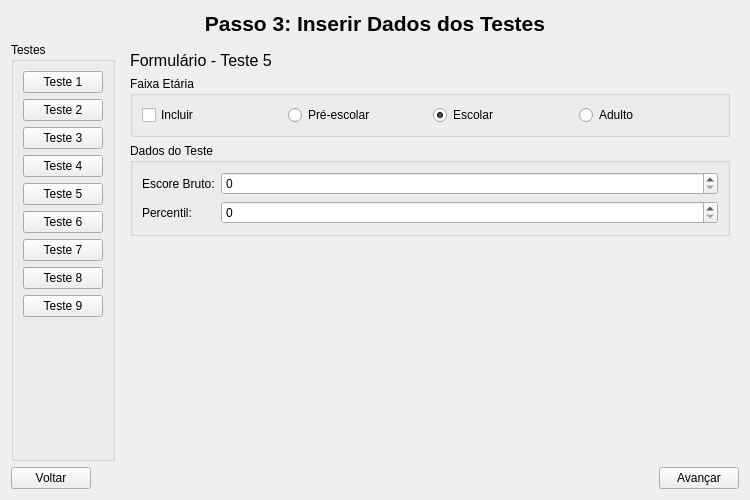
<?xml version="1.0" encoding="UTF-8"?>
<ui version="4.0">
 <class>TelaTestes</class>
 <widget class="QWidget" name="TelaTestes">
  <property name="geometry">
   <rect>
    <x>0</x>
    <y>0</y>
    <width>750</width>
    <height>500</height>
   </rect>
  </property>
  <property name="windowTitle">
   <string>Form</string>
  </property>
  <layout class="QVBoxLayout" name="verticalLayout_2">
   <item>
    <widget class="QLabel" name="label_titulo">
     <property name="font">
      <font>
       <pointsize>16</pointsize>
       <bold>true</bold>
      </font>
     </property>
     <property name="text">
      <string>Passo 3: Inserir Dados dos Testes</string>
     </property>
     <property name="alignment">
      <set>Qt::AlignmentFlag::AlignCenter</set>
     </property>
    </widget>
   </item>
   <item>
    <layout class="QHBoxLayout" name="horizontalLayout_2">
     <item>
      <widget class="QGroupBox" name="groupBox_botoes">
       <property name="title">
        <string>Testes</string>
       </property>
       <layout class="QVBoxLayout" name="verticalLayout">
        <item>
         <widget class="QPushButton" name="btn_teste1">
          <property name="text">
           <string>Teste 1</string>
          </property>
         </widget>
        </item>
        <item>
         <widget class="QPushButton" name="btn_teste2">
          <property name="text">
           <string>Teste 2</string>
          </property>
         </widget>
        </item>
        <item>
         <widget class="QPushButton" name="btn_teste3">
          <property name="text">
           <string>Teste 3</string>
          </property>
         </widget>
        </item>
        <item>
         <widget class="QPushButton" name="btn_teste4">
          <property name="text">
           <string>Teste 4</string>
          </property>
         </widget>
        </item>
        <item>
         <widget class="QPushButton" name="btn_teste5">
          <property name="text">
           <string>Teste 5</string>
          </property>
         </widget>
        </item>
        <item>
         <widget class="QPushButton" name="btn_teste6">
          <property name="text">
           <string>Teste 6</string>
          </property>
         </widget>
        </item>
        <item>
         <widget class="QPushButton" name="btn_teste7">
          <property name="text">
           <string>Teste 7</string>
          </property>
         </widget>
        </item>
        <item>
         <widget class="QPushButton" name="btn_teste8">
          <property name="text">
           <string>Teste 8</string>
          </property>
         </widget>
        </item>
        <item>
         <widget class="QPushButton" name="btn_teste9">
          <property name="text">
           <string>Teste 9</string>
          </property>
         </widget>
        </item>
        <item>
         <spacer name="verticalSpacer">
          <property name="orientation">
           <enum>Qt::Orientation::Vertical</enum>
          </property>
          <property name="sizeHint" stdset="0">
           <size>
            <width>20</width>
            <height>40</height>
           </size>
          </property>
         </spacer>
        </item>
       </layout>
      </widget>
     </item>
     <item>
      <widget class="QStackedWidget" name="stackedWidget_formularios">
       <property name="currentIndex">
        <number>5</number>
       </property>
       <widget class="QWidget" name="page_inicial">
        <layout class="QVBoxLayout" name="verticalLayout_4">
         <item>
          <spacer name="verticalSpacer_2">
           <property name="orientation">
            <enum>Qt::Orientation::Vertical</enum>
           </property>
           <property name="sizeHint" stdset="0">
            <size>
             <width>20</width>
             <height>128</height>
            </size>
           </property>
          </spacer>
         </item>
         <item>
          <widget class="QLabel" name="label">
           <property name="text">
            <string>Selecione um teste à esquerda para preencher os dados.</string>
           </property>
           <property name="alignment">
            <set>Qt::AlignmentFlag::AlignCenter</set>
           </property>
          </widget>
         </item>
         <item>
          <spacer name="verticalSpacer_3">
           <property name="orientation">
            <enum>Qt::Orientation::Vertical</enum>
           </property>
           <property name="sizeHint" stdset="0">
            <size>
             <width>20</width>
             <height>127</height>
            </size>
           </property>
          </spacer>
         </item>
        </layout>
       </widget>
       <widget class="QWidget" name="page_form_teste1">
        <layout class="QVBoxLayout" name="verticalLayout_3">
         <item>
          <widget class="QLabel" name="label_titulo_teste1">
           <property name="font">
            <font>
             <pointsize>12</pointsize>
            </font>
           </property>
           <property name="text">
            <string>Formulário - Teste 1</string>
           </property>
          </widget>
         </item>
         <item>
          <widget class="QGroupBox" name="groupBox_faixa_etaria">
           <property name="title">
            <string>Faixa Etária</string>
           </property>
           <layout class="QHBoxLayout" name="horizontalLayout_3">
            <item>
             <widget class="QCheckBox" name="checkBox_incluir">
              <property name="text">
               <string>Incluir</string>
              </property>
             </widget>
            </item>
            <item>
             <widget class="QRadioButton" name="radioButton_pre_escolar">
              <property name="text">
               <string>Pré-escolar</string>
              </property>
             </widget>
            </item>
            <item>
             <widget class="QRadioButton" name="radioButton_escolar">
              <property name="text">
               <string>Escolar</string>
              </property>
              <property name="checked">
               <bool>true</bool>
              </property>
             </widget>
            </item>
            <item>
             <widget class="QRadioButton" name="radioButton_adulto">
              <property name="text">
               <string>Adulto</string>
              </property>
             </widget>
            </item>
           </layout>
          </widget>
         </item>
         <item>
          <widget class="QGroupBox" name="groupBox_dados_teste">
           <property name="title">
            <string>Dados do Teste</string>
           </property>
           <layout class="QFormLayout" name="formLayout">
            <item row="0" column="0">
             <widget class="QLabel" name="label_2">
              <property name="text">
               <string>Escore Bruto:</string>
              </property>
             </widget>
            </item>
            <item row="0" column="1">
             <widget class="QSpinBox" name="spinBox"/>
            </item>
            <item row="1" column="0">
             <widget class="QLabel" name="label_3">
              <property name="text">
               <string>Percentil:</string>
              </property>
             </widget>
            </item>
            <item row="1" column="1">
             <widget class="QSpinBox" name="spinBox_2"/>
            </item>
           </layout>
          </widget>
         </item>
         <item>
          <spacer name="verticalSpacer_4">
           <property name="orientation">
            <enum>Qt::Orientation::Vertical</enum>
           </property>
           <property name="sizeHint" stdset="0">
            <size>
             <width>20</width>
             <height>40</height>
            </size>
           </property>
          </spacer>
         </item>
        </layout>
       </widget>
       <widget class="QWidget" name="page_form_teste2">
        <layout class="QVBoxLayout" name="verticalLayout_3_2">
         <item>
          <widget class="QLabel" name="label_titulo_teste2">
           <property name="font">
            <font>
             <pointsize>12</pointsize>
            </font>
           </property>
           <property name="text">
            <string>Formulário - Teste 2</string>
           </property>
          </widget>
         </item>
         <item>
          <widget class="QGroupBox" name="groupBox_faixa_etaria_2">
           <property name="title">
            <string>Faixa Etária</string>
           </property>
           <layout class="QHBoxLayout" name="horizontalLayout_3_2">
            <item>
             <widget class="QCheckBox" name="checkBox_incluir_2">
              <property name="text">
               <string>Incluir</string>
              </property>
             </widget>
            </item>
            <item>
             <widget class="QRadioButton" name="radioButton_pre_escolar_2">
              <property name="text">
               <string>Pré-escolar</string>
              </property>
             </widget>
            </item>
            <item>
             <widget class="QRadioButton" name="radioButton_escolar_2">
              <property name="text">
               <string>Escolar</string>
              </property>
              <property name="checked">
               <bool>true</bool>
              </property>
             </widget>
            </item>
            <item>
             <widget class="QRadioButton" name="radioButton_adulto_2">
              <property name="text">
               <string>Adulto</string>
              </property>
             </widget>
            </item>
           </layout>
          </widget>
         </item>
         <item>
          <widget class="QGroupBox" name="groupBox_dados_teste_2">
           <property name="title">
            <string>Dados do Teste</string>
           </property>
           <layout class="QFormLayout" name="formLayout_2">
            <item row="0" column="0">
             <widget class="QLabel" name="label_2_2">
              <property name="text">
               <string>Escore Bruto:</string>
              </property>
             </widget>
            </item>
            <item row="0" column="1">
             <widget class="QSpinBox" name="spinBox_3"/>
            </item>
            <item row="1" column="0">
             <widget class="QLabel" name="label_3_2">
              <property name="text">
               <string>Percentil:</string>
              </property>
             </widget>
            </item>
            <item row="1" column="1">
             <widget class="QSpinBox" name="spinBox_2_2"/>
            </item>
           </layout>
          </widget>
         </item>
         <item>
          <spacer name="verticalSpacer_4_2">
           <property name="orientation">
            <enum>Qt::Orientation::Vertical</enum>
           </property>
           <property name="sizeHint" stdset="0">
            <size>
             <width>20</width>
             <height>40</height>
            </size>
           </property>
          </spacer>
         </item>
        </layout>
       </widget>
       <widget class="QWidget" name="page_form_teste3">
        <layout class="QVBoxLayout" name="verticalLayout_3_3">
         <item>
          <widget class="QLabel" name="label_titulo_teste3">
           <property name="font">
            <font>
             <pointsize>12</pointsize>
            </font>
           </property>
           <property name="text">
            <string>Formulário - Teste 3</string>
           </property>
          </widget>
         </item>
         <item>
          <widget class="QGroupBox" name="groupBox_faixa_etaria_3">
           <property name="title">
            <string>Faixa Etária</string>
           </property>
           <layout class="QHBoxLayout" name="horizontalLayout_3_3">
            <item>
             <widget class="QCheckBox" name="checkBox_incluir_3">
              <property name="text">
               <string>Incluir</string>
              </property>
             </widget>
            </item>
            <item>
             <widget class="QRadioButton" name="radioButton_pre_escolar_3">
              <property name="text">
               <string>Pré-escolar</string>
              </property>
             </widget>
            </item>
            <item>
             <widget class="QRadioButton" name="radioButton_escolar_3">
              <property name="text">
               <string>Escolar</string>
              </property>
              <property name="checked">
               <bool>true</bool>
              </property>
             </widget>
            </item>
            <item>
             <widget class="QRadioButton" name="radioButton_adulto_3">
              <property name="text">
               <string>Adulto</string>
              </property>
             </widget>
            </item>
           </layout>
          </widget>
         </item>
         <item>
          <widget class="QGroupBox" name="groupBox_dados_teste_3">
           <property name="title">
            <string>Dados do Teste</string>
           </property>
           <layout class="QFormLayout" name="formLayout_3">
            <item row="0" column="0">
             <widget class="QLabel" name="label_2_3">
              <property name="text">
               <string>Escore Bruto:</string>
              </property>
             </widget>
            </item>
            <item row="0" column="1">
             <widget class="QSpinBox" name="spinBox_4"/>
            </item>
            <item row="1" column="0">
             <widget class="QLabel" name="label_3_3">
              <property name="text">
               <string>Percentil:</string>
              </property>
             </widget>
            </item>
            <item row="1" column="1">
             <widget class="QSpinBox" name="spinBox_2_3"/>
            </item>
           </layout>
          </widget>
         </item>
         <item>
          <spacer name="verticalSpacer_4_3">
           <property name="orientation">
            <enum>Qt::Orientation::Vertical</enum>
           </property>
           <property name="sizeHint" stdset="0">
            <size>
             <width>20</width>
             <height>40</height>
            </size>
           </property>
          </spacer>
         </item>
        </layout>
       </widget>
       <widget class="QWidget" name="page_form_teste4">
        <layout class="QVBoxLayout" name="verticalLayout_3_4">
         <item>
          <widget class="QLabel" name="label_titulo_teste4">
           <property name="font">
            <font>
             <pointsize>12</pointsize>
            </font>
           </property>
           <property name="text">
            <string>Formulário - Teste 4</string>
           </property>
          </widget>
         </item>
         <item>
          <widget class="QGroupBox" name="groupBox_faixa_etaria_4">
           <property name="title">
            <string>Faixa Etária</string>
           </property>
           <layout class="QHBoxLayout" name="horizontalLayout_3_4">
            <item>
             <widget class="QCheckBox" name="checkBox_incluir_4">
              <property name="text">
               <string>Incluir</string>
              </property>
             </widget>
            </item>
            <item>
             <widget class="QRadioButton" name="radioButton_pre_escolar_4">
              <property name="text">
               <string>Pré-escolar</string>
              </property>
             </widget>
            </item>
            <item>
             <widget class="QRadioButton" name="radioButton_escolar_4">
              <property name="text">
               <string>Escolar</string>
              </property>
              <property name="checked">
               <bool>true</bool>
              </property>
             </widget>
            </item>
            <item>
             <widget class="QRadioButton" name="radioButton_adulto_4">
              <property name="text">
               <string>Adulto</string>
              </property>
             </widget>
            </item>
           </layout>
          </widget>
         </item>
         <item>
          <widget class="QGroupBox" name="groupBox_dados_teste_4">
           <property name="title">
            <string>Dados do Teste</string>
           </property>
           <layout class="QFormLayout" name="formLayout_4">
            <item row="0" column="0">
             <widget class="QLabel" name="label_2_4">
              <property name="text">
               <string>Escore Bruto:</string>
              </property>
             </widget>
            </item>
            <item row="0" column="1">
             <widget class="QSpinBox" name="spinBox_5"/>
            </item>
            <item row="1" column="0">
             <widget class="QLabel" name="label_3_4">
              <property name="text">
               <string>Percentil:</string>
              </property>
             </widget>
            </item>
            <item row="1" column="1">
             <widget class="QSpinBox" name="spinBox_2_4"/>
            </item>
           </layout>
          </widget>
         </item>
         <item>
          <spacer name="verticalSpacer_4_4">
           <property name="orientation">
            <enum>Qt::Orientation::Vertical</enum>
           </property>
           <property name="sizeHint" stdset="0">
            <size>
             <width>20</width>
             <height>40</height>
            </size>
           </property>
          </spacer>
         </item>
        </layout>
       </widget>
       <widget class="QWidget" name="page_form_teste5">
        <layout class="QVBoxLayout" name="verticalLayout_3_5">
         <item>
          <widget class="QLabel" name="label_titulo_teste5">
           <property name="font">
            <font>
             <pointsize>12</pointsize>
            </font>
           </property>
           <property name="text">
            <string>Formulário - Teste 5</string>
           </property>
          </widget>
         </item>
         <item>
          <widget class="QGroupBox" name="groupBox_faixa_etaria_5">
           <property name="title">
            <string>Faixa Etária</string>
           </property>
           <layout class="QHBoxLayout" name="horizontalLayout_3_5">
            <item>
             <widget class="QCheckBox" name="checkBox_incluir_5">
              <property name="text">
               <string>Incluir</string>
              </property>
             </widget>
            </item>
            <item>
             <widget class="QRadioButton" name="radioButton_pre_escolar_5">
              <property name="text">
               <string>Pré-escolar</string>
              </property>
             </widget>
            </item>
            <item>
             <widget class="QRadioButton" name="radioButton_escolar_5">
              <property name="text">
               <string>Escolar</string>
              </property>
              <property name="checked">
               <bool>true</bool>
              </property>
             </widget>
            </item>
            <item>
             <widget class="QRadioButton" name="radioButton_adulto_5">
              <property name="text">
               <string>Adulto</string>
              </property>
             </widget>
            </item>
           </layout>
          </widget>
         </item>
         <item>
          <widget class="QGroupBox" name="groupBox_dados_teste_5">
           <property name="title">
            <string>Dados do Teste</string>
           </property>
           <layout class="QFormLayout" name="formLayout_5">
            <item row="0" column="0">
             <widget class="QLabel" name="label_2_5">
              <property name="text">
               <string>Escore Bruto:</string>
              </property>
             </widget>
            </item>
            <item row="0" column="1">
             <widget class="QSpinBox" name="spinBox_6"/>
            </item>
            <item row="1" column="0">
             <widget class="QLabel" name="label_3_5">
              <property name="text">
               <string>Percentil:</string>
              </property>
             </widget>
            </item>
            <item row="1" column="1">
             <widget class="QSpinBox" name="spinBox_2_5"/>
            </item>
           </layout>
          </widget>
         </item>
         <item>
          <spacer name="verticalSpacer_4_5">
           <property name="orientation">
            <enum>Qt::Orientation::Vertical</enum>
           </property>
           <property name="sizeHint" stdset="0">
            <size>
             <width>20</width>
             <height>40</height>
            </size>
           </property>
          </spacer>
         </item>
        </layout>
       </widget>
       <widget class="QWidget" name="page_form_teste6">
        <layout class="QVBoxLayout" name="verticalLayout_3_6">
         <item>
          <widget class="QLabel" name="label_titulo_teste6">
           <property name="font">
            <font>
             <pointsize>12</pointsize>
            </font>
           </property>
           <property name="text">
            <string>Formulário - Teste 6</string>
           </property>
          </widget>
         </item>
         <item>
          <widget class="QGroupBox" name="groupBox_faixa_etaria_6">
           <property name="title">
            <string>Faixa Etária</string>
           </property>
           <layout class="QHBoxLayout" name="horizontalLayout_3_6">
            <item>
             <widget class="QCheckBox" name="checkBox_incluir_6">
              <property name="text">
               <string>Incluir</string>
              </property>
             </widget>
            </item>
            <item>
             <widget class="QRadioButton" name="radioButton_pre_escolar_6">
              <property name="text">
               <string>Pré-escolar</string>
              </property>
             </widget>
            </item>
            <item>
             <widget class="QRadioButton" name="radioButton_escolar_6">
              <property name="text">
               <string>Escolar</string>
              </property>
              <property name="checked">
               <bool>true</bool>
              </property>
             </widget>
            </item>
            <item>
             <widget class="QRadioButton" name="radioButton_adulto_6">
              <property name="text">
               <string>Adulto</string>
              </property>
             </widget>
            </item>
           </layout>
          </widget>
         </item>
         <item>
          <widget class="QGroupBox" name="groupBox_dados_teste_6">
           <property name="title">
            <string>Dados do Teste</string>
           </property>
           <layout class="QFormLayout" name="formLayout_6">
            <item row="0" column="0">
             <widget class="QLabel" name="label_2_6">
              <property name="text">
               <string>Escore Bruto:</string>
              </property>
             </widget>
            </item>
            <item row="0" column="1">
             <widget class="QSpinBox" name="spinBox_7"/>
            </item>
            <item row="1" column="0">
             <widget class="QLabel" name="label_3_6">
              <property name="text">
               <string>Percentil:</string>
              </property>
             </widget>
            </item>
            <item row="1" column="1">
             <widget class="QSpinBox" name="spinBox_2_6"/>
            </item>
           </layout>
          </widget>
         </item>
         <item>
          <spacer name="verticalSpacer_4_6">
           <property name="orientation">
            <enum>Qt::Orientation::Vertical</enum>
           </property>
           <property name="sizeHint" stdset="0">
            <size>
             <width>20</width>
             <height>40</height>
            </size>
           </property>
          </spacer>
         </item>
        </layout>
       </widget>
       <widget class="QWidget" name="page_form_teste7">
        <layout class="QVBoxLayout" name="verticalLayout_3_7">
         <item>
          <widget class="QLabel" name="label_titulo_teste7">
           <property name="font">
            <font>
             <pointsize>12</pointsize>
            </font>
           </property>
           <property name="text">
            <string>Formulário - Teste 7</string>
           </property>
          </widget>
         </item>
         <item>
          <widget class="QGroupBox" name="groupBox_faixa_etaria_7">
           <property name="title">
            <string>Faixa Etária</string>
           </property>
           <layout class="QHBoxLayout" name="horizontalLayout_3_7">
            <item>
             <widget class="QCheckBox" name="checkBox_incluir_7">
              <property name="text">
               <string>Incluir</string>
              </property>
             </widget>
            </item>
            <item>
             <widget class="QRadioButton" name="radioButton_pre_escolar_7">
              <property name="text">
               <string>Pré-escolar</string>
              </property>
             </widget>
            </item>
            <item>
             <widget class="QRadioButton" name="radioButton_escolar_7">
              <property name="text">
               <string>Escolar</string>
              </property>
              <property name="checked">
               <bool>true</bool>
              </property>
             </widget>
            </item>
            <item>
             <widget class="QRadioButton" name="radioButton_adulto_7">
              <property name="text">
               <string>Adulto</string>
              </property>
             </widget>
            </item>
           </layout>
          </widget>
         </item>
         <item>
          <widget class="QGroupBox" name="groupBox_dados_teste_7">
           <property name="title">
            <string>Dados do Teste</string>
           </property>
           <layout class="QFormLayout" name="formLayout_7">
            <item row="0" column="0">
             <widget class="QLabel" name="label_2_7">
              <property name="text">
               <string>Escore Bruto:</string>
              </property>
             </widget>
            </item>
            <item row="0" column="1">
             <widget class="QSpinBox" name="spinBox_8"/>
            </item>
            <item row="1" column="0">
             <widget class="QLabel" name="label_3_7">
              <property name="text">
               <string>Percentil:</string>
              </property>
             </widget>
            </item>
            <item row="1" column="1">
             <widget class="QSpinBox" name="spinBox_2_7"/>
            </item>
           </layout>
          </widget>
         </item>
         <item>
          <spacer name="verticalSpacer_4_7">
           <property name="orientation">
            <enum>Qt::Orientation::Vertical</enum>
           </property>
           <property name="sizeHint" stdset="0">
            <size>
             <width>20</width>
             <height>40</height>
            </size>
           </property>
          </spacer>
         </item>
        </layout>
       </widget>
       <widget class="QWidget" name="page_form_teste8">
        <layout class="QVBoxLayout" name="verticalLayout_3_8">
         <item>
          <widget class="QLabel" name="label_titulo_teste8">
           <property name="font">
            <font>
             <pointsize>12</pointsize>
            </font>
           </property>
           <property name="text">
            <string>Formulário - Teste 8</string>
           </property>
          </widget>
         </item>
         <item>
          <widget class="QGroupBox" name="groupBox_faixa_etaria_8">
           <property name="title">
            <string>Faixa Etária</string>
           </property>
           <layout class="QHBoxLayout" name="horizontalLayout_3_8">
            <item>
             <widget class="QCheckBox" name="checkBox_incluir_8">
              <property name="text">
               <string>Incluir</string>
              </property>
             </widget>
            </item>
            <item>
             <widget class="QRadioButton" name="radioButton_pre_escolar_8">
              <property name="text">
               <string>Pré-escolar</string>
              </property>
             </widget>
            </item>
            <item>
             <widget class="QRadioButton" name="radioButton_escolar_8">
              <property name="text">
               <string>Escolar</string>
              </property>
              <property name="checked">
               <bool>true</bool>
              </property>
             </widget>
            </item>
            <item>
             <widget class="QRadioButton" name="radioButton_adulto_8">
              <property name="text">
               <string>Adulto</string>
              </property>
             </widget>
            </item>
           </layout>
          </widget>
         </item>
         <item>
          <widget class="QGroupBox" name="groupBox_dados_teste_8">
           <property name="title">
            <string>Dados do Teste</string>
           </property>
           <layout class="QFormLayout" name="formLayout_8">
            <item row="0" column="0">
             <widget class="QLabel" name="label_2_8">
              <property name="text">
               <string>Escore Bruto:</string>
              </property>
             </widget>
            </item>
            <item row="0" column="1">
             <widget class="QSpinBox" name="spinBox_9"/>
            </item>
            <item row="1" column="0">
             <widget class="QLabel" name="label_3_8">
              <property name="text">
               <string>Percentil:</string>
              </property>
             </widget>
            </item>
            <item row="1" column="1">
             <widget class="QSpinBox" name="spinBox_2_8"/>
            </item>
           </layout>
          </widget>
         </item>
         <item>
          <spacer name="verticalSpacer_4_8">
           <property name="orientation">
            <enum>Qt::Orientation::Vertical</enum>
           </property>
           <property name="sizeHint" stdset="0">
            <size>
             <width>20</width>
             <height>40</height>
            </size>
           </property>
          </spacer>
         </item>
        </layout>
       </widget>
       <widget class="QWidget" name="page_form_teste9">
        <layout class="QVBoxLayout" name="verticalLayout_3_9">
         <item>
          <widget class="QLabel" name="label_titulo_teste9">
           <property name="font">
            <font>
             <pointsize>12</pointsize>
            </font>
           </property>
           <property name="text">
            <string>Formulário - Teste 9</string>
           </property>
          </widget>
         </item>
         <item>
          <widget class="QGroupBox" name="groupBox_faixa_etaria_9">
           <property name="title">
            <string>Faixa Etária</string>
           </property>
           <layout class="QHBoxLayout" name="horizontalLayout_3_9">
            <item>
             <widget class="QCheckBox" name="checkBox_incluir_9">
              <property name="text">
               <string>Incluir</string>
              </property>
             </widget>
            </item>
            <item>
             <widget class="QRadioButton" name="radioButton_pre_escolar_9">
              <property name="text">
               <string>Pré-escolar</string>
              </property>
             </widget>
            </item>
            <item>
             <widget class="QRadioButton" name="radioButton_escolar_9">
              <property name="text">
               <string>Escolar</string>
              </property>
              <property name="checked">
               <bool>true</bool>
              </property>
             </widget>
            </item>
            <item>
             <widget class="QRadioButton" name="radioButton_adulto_9">
              <property name="text">
               <string>Adulto</string>
              </property>
             </widget>
            </item>
           </layout>
          </widget>
         </item>
         <item>
          <widget class="QGroupBox" name="groupBox_dados_teste_9">
           <property name="title">
            <string>Dados do Teste</string>
           </property>
           <layout class="QFormLayout" name="formLayout_9">
            <item row="0" column="0">
             <widget class="QLabel" name="label_2_9">
              <property name="text">
               <string>Escore Bruto:</string>
              </property>
             </widget>
            </item>
            <item row="0" column="1">
             <widget class="QSpinBox" name="spinBox_10"/>
            </item>
            <item row="1" column="0">
             <widget class="QLabel" name="label_3_9">
              <property name="text">
               <string>Percentil:</string>
              </property>
             </widget>
            </item>
            <item row="1" column="1">
             <widget class="QSpinBox" name="spinBox_2_9"/>
            </item>
           </layout>
          </widget>
         </item>
         <item>
          <spacer name="verticalSpacer_4_9">
           <property name="orientation">
            <enum>Qt::Orientation::Vertical</enum>
           </property>
           <property name="sizeHint" stdset="0">
            <size>
             <width>20</width>
             <height>40</height>
            </size>
           </property>
          </spacer>
         </item>
        </layout>
       </widget>
      </widget>
     </item>
    </layout>
   </item>
   <item>
    <layout class="QHBoxLayout" name="horizontalLayout">
     <item>
      <widget class="QPushButton" name="btn_voltar">
       <property name="text">
        <string>Voltar</string>
       </property>
      </widget>
     </item>
     <item>
      <spacer name="horizontalSpacer">
       <property name="orientation">
        <enum>Qt::Orientation::Horizontal</enum>
       </property>
       <property name="sizeHint" stdset="0">
        <size>
         <width>40</width>
         <height>20</height>
        </size>
       </property>
      </spacer>
     </item>
     <item>
      <widget class="QPushButton" name="btn_avancar">
       <property name="text">
        <string>Avançar</string>
       </property>
      </widget>
     </item>
    </layout>
   </item>
  </layout>
 </widget>
 <resources/>
 <connections/>
</ui>
